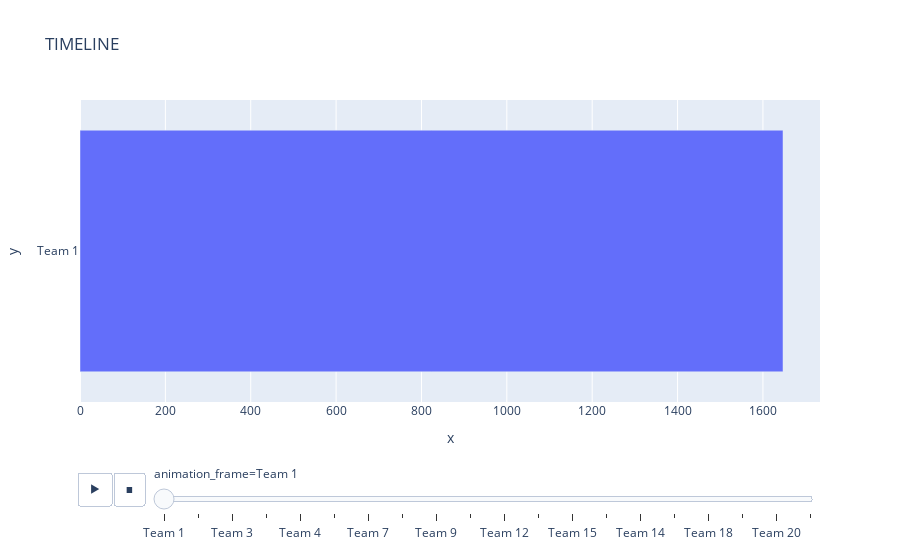

Notebook code cell kept with this figure:
### Code cell
import plotly.express as px
px.bar(y=df_wongames['Team'], x= df_wongames['WonGames'],animation_frame=df_wongames['Team'],title='TIMELINE')

### Figure 1 — Plotly figure (JSON) as saved in the notebook; plotly's stock layout.template omitted (floating-point values rounded to 4 significant figures)
{"data": [{"alignmentgroup": "True", "hovertemplate": "animation_frame=Team 1<br>x=%{x}<br>y=%{y}<extra></extra>", "legendgroup": "", "marker": {"color": "#636efa", "pattern": {"shape": ""}}, "name": "", "offsetgroup": "", "orientation": "h", "showlegend": false, "textposition": "auto", "type": "bar", "x": [1647], "xaxis": "x", "y": ["Team 1"], "yaxis": "y"}], "layout": {"barmode": "relative", "legend": {"tracegroupgap": 0}, "sliders": [{"active": 0, "currentvalue": {"prefix": "animation_frame="}, "len": 0.9, "pad": {"b": 10, "t": 60}, "steps": [{"args": [["Team 1"], {"frame": {"duration": 0, "redraw": true}, "fromcurrent": true, "mode": "immediate", "transition": {"duration": 0, "easing": "linear"}}], "label": "Team 1", "method": "animate"}, {"args": [["Team 2"], {"frame": {"duration": 0, "redraw": true}, "fromcurrent": true, "mode": "immediate", "transition": {"duration": 0, "easing": "linear"}}], "label": "Team 2", "method": "animate"}, {"args": [["Team 3"], {"frame": {"duration": 0, "redraw": true}, "fromcurrent": true, "mode": "immediate", "transition": {"duration": 0, "easing": "linear"}}], "label": "Team 3", "method": "animate"}, {"args": [["Team 5"], {"frame": {"duration": 0, "redraw": true}, "fromcurrent": true, "mode": "immediate", "transition": {"duration": 0, "easing": "linear"}}], "label": "Team 5", "method": "animate"}, {"args": [["Team 4"], {"frame": {"duration": 0, "redraw": true}, "fromcurrent": true, "mode": "immediate", "transition": {"duration": 0, "easing": "linear"}}], "label": "Team 4", "method": "animate"}, {"args": [["Team 6"], {"frame": {"duration": 0, "redraw": true}, "fromcurrent": true, "mode": "immediate", "transition": {"duration": 0, "easing": "linear"}}], "label": "Team 6", "method": "animate"}, {"args": [["Team 7"], {"frame": {"duration": 0, "redraw": true}, "fromcurrent": true, "mode": "immediate", "transition": {"duration": 0, "easing": "linear"}}], "label": "Team 7", "method": "animate"}, {"args": [["Team 8"], {"frame": {"duration": 0, "redraw": true}, "fromcurrent": true, "mode": "immediate", "transition": {"duration": 0, "easing": "linear"}}], "label": "Team 8", "method": "animate"}, {"args": [["Team 9"], {"frame": {"duration": 0, "redraw": true}, "fromcurrent": true, "mode": "immediate", "transition": {"duration": 0, "easing": "linear"}}], "label": "Team 9", "method": "animate"}, {"args": [["Team 10"], {"frame": {"duration": 0, "redraw": true}, "fromcurrent": true, "mode": "immediate", "transition": {"duration": 0, "easing": "linear"}}], "label": "Team 10", "method": "animate"}, {"args": [["Team 12"], {"frame": {"duration": 0, "redraw": true}, "fromcurrent": true, "mode": "immediate", "transition": {"duration": 0, "easing": "linear"}}], "label": "Team 12", "method": "animate"}, {"args": [["Team 11"], {"frame": {"duration": 0, "redraw": true}, "fromcurrent": true, "mode": "immediate", "transition": {"duration": 0, "easing": "linear"}}], "label": "Team 11", "method": "animate"}, {"args": [["Team 15"], {"frame": {"duration": 0, "redraw": true}, "fromcurrent": true, "mode": "immediate", "transition": {"duration": 0, "easing": "linear"}}], "label": "Team 15", "method": "animate"}, {"args": [["Team 13"], {"frame": {"duration": 0, "redraw": true}, "fromcurrent": true, "mode": "immediate", "transition": {"duration": 0, "easing": "linear"}}], "label": "Team 13", "method": "animate"}, {"args": [["Team 14"], {"frame": {"duration": 0, "redraw": true}, "fromcurrent": true, "mode": "immediate", "transition": {"duration": 0, "easing": "linear"}}], "label": "Team 14", "method": "animate"}, {"args": [["Team 16"], {"frame": {"duration": 0, "redraw": true}, "fromcurrent": true, "mode": "immediate", "transition": {"duration": 0, "easing": "linear"}}], "label": "Team 16", "method": "animate"}, {"args": [["Team 18"], {"frame": {"duration": 0, "redraw": true}, "fromcurrent": true, "mode": "immediate", "transition": {"duration": 0, "easing": "linear"}}], "label": "Team 18", "method": "animate"}, {"args": [["Team 17"], {"frame": {"duration": 0, "redraw": true}, "fromcurrent": true, "mode": "immediate", "transition": {"duration": 0, "easing": "linear"}}], "label": "Team 17", "method": "animate"}, {"args": [["Team 20"], {"frame": {"duration": 0, "redraw": true}, "fromcurrent": true, "mode": "immediate", "transition": {"duration": 0, "easing": "linear"}}], "label": "Team 20", "method": "animate"}, {"args": [["Team 19"], {"frame": {"duration": 0, "redraw": true}, "fromcurrent": true, "mode": "immediate", "transition": {"duration": 0, "easing": "linear"}}], "label": "Team 19", "method": "animate"}], "x": 0.1, "xanchor": "left", "y": 0, "yanchor": "top"}], "title": {"text": "TIMELINE"}, "updatemenus": [{"buttons": [{"args": [null, {"frame": {"duration": 500, "redraw": true}, "fromcurrent": true, "mode": "immediate", "transition": {"duration": 500, "easing": "linear"}}], "label": "&#9654;", "method": "animate"}, {"args": [[null], {"frame": {"duration": 0, "redraw": true}, "fromcurrent": true, "mode": "immediate", "transition": {"duration": 0, "easing": "linear"}}], "label": "&#9724;", "method": "animate"}], "direction": "left", "pad": {"r": 10, "t": 70}, "showactive": false, "type": "buttons", "x": 0.1, "xanchor": "right", "y": 0, "yanchor": "top"}], "xaxis": {"anchor": "y", "domain": [0, 1], "title": {"text": "x"}}, "yaxis": {"anchor": "x", "domain": [0, 1], "title": {"text": "y"}}}}
